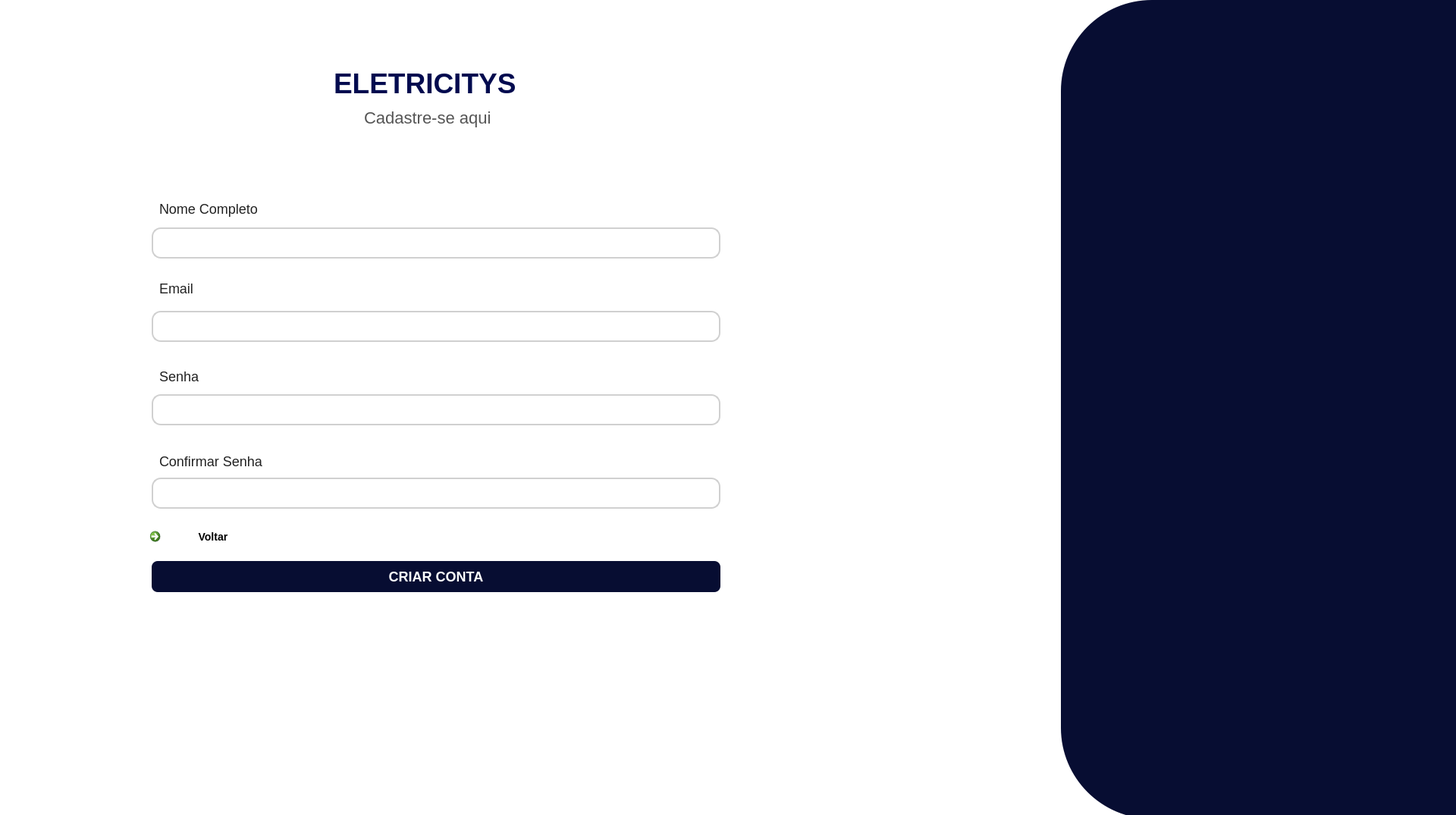
<?xml version="1.0" encoding="UTF-8"?>
<ui version="4.0">
 <class>Cadastro</class>
 <widget class="QDialog" name="Cadastro">
  <property name="geometry">
   <rect>
    <x>0</x>
    <y>0</y>
    <width>1920</width>
    <height>1075</height>
   </rect>
  </property>
  <property name="windowTitle">
   <string>Cadastro</string>
  </property>
  <property name="styleSheet">
   <string notr="true">
QDialog{background-color:white;}
QLineEdit{
border:2px solid #D0D0D0;
border-radius:12px;
padding-left:10px;
background:white;
font-size:11pt;
}
QLineEdit:focus{border:2px solid #020B4F;}
QPushButton{
background-color: rgb(7, 13, 50);
color:white;
border:none;
border-radius:12px;
font-size:12pt;
font-weight:bold;
}
   </string>
  </property>
  <widget class="QFrame" name="frame_direita">
   <property name="geometry">
    <rect>
     <x>1399</x>
     <y>0</y>
     <width>521</width>
     <height>1080</height>
    </rect>
   </property>
   <property name="styleSheet">
    <string notr="true">
background-color: rgb(7, 13, 50);
border-top-left-radius:120px;
border-bottom-left-radius:120px;
    </string>
   </property>
  </widget>
  <widget class="QLabel" name="lbl_titulo">
   <property name="geometry">
    <rect>
     <x>440</x>
     <y>80</y>
     <width>301</width>
     <height>60</height>
    </rect>
   </property>
   <property name="styleSheet">
    <string notr="true">color: #020B4F;
font-size: 28pt;
font-weight: bold;
background: transparent;
border: none;</string>
   </property>
   <property name="text">
    <string>ELETRICITYS</string>
   </property>
  </widget>
  <widget class="QLabel" name="lbl_subtitulo">
   <property name="geometry">
    <rect>
     <x>480</x>
     <y>140</y>
     <width>191</width>
     <height>30</height>
    </rect>
   </property>
   <property name="styleSheet">
    <string notr="true">color: #555555;
font-size: 22px;
background: transparent;
border: none;</string>
   </property>
   <property name="text">
    <string>Cadastre-se aqui</string>
   </property>
  </widget>
  <widget class="QLineEdit" name="linha_nome">
   <property name="geometry">
    <rect>
     <x>200</x>
     <y>300</y>
     <width>750</width>
     <height>41</height>
    </rect>
   </property>
  </widget>
  <widget class="QLineEdit" name="linha_email">
   <property name="geometry">
    <rect>
     <x>200</x>
     <y>410</y>
     <width>750</width>
     <height>41</height>
    </rect>
   </property>
  </widget>
  <widget class="QLineEdit" name="linha_senha">
   <property name="geometry">
    <rect>
     <x>200</x>
     <y>520</y>
     <width>750</width>
     <height>41</height>
    </rect>
   </property>
  </widget>
  <widget class="QLineEdit" name="linha_confirm">
   <property name="geometry">
    <rect>
     <x>200</x>
     <y>630</y>
     <width>750</width>
     <height>41</height>
    </rect>
   </property>
  </widget>
  <widget class="QPushButton" name="btn_criarc">
   <property name="geometry">
    <rect>
     <x>200</x>
     <y>740</y>
     <width>750</width>
     <height>41</height>
    </rect>
   </property>
   <property name="styleSheet">
    <string notr="true">border-radius: 10px;
background-color: rgb(7, 13, 50);
color: white;
border-radius: 8px;
font-family: 'Poppins';
font-weight: bold;
font-size: 18px;
width: 50px;
height: 50px;</string>
   </property>
   <property name="text">
    <string>CRIAR CONTA</string>
   </property>
   <property name="default">
    <bool>true</bool>
   </property>
  </widget>
  <widget class="QLabel" name="label">
   <property name="geometry">
    <rect>
     <x>210</x>
     <y>265</y>
     <width>151</width>
     <height>21</height>
    </rect>
   </property>
   <property name="styleSheet">
    <string notr="true">color: #222222;
font-size: 18px;
background: transparent;
border: none;</string>
   </property>
   <property name="text">
    <string>Nome Completo</string>
   </property>
  </widget>
  <widget class="QLabel" name="label_2">
   <property name="geometry">
    <rect>
     <x>210</x>
     <y>365</y>
     <width>71</width>
     <height>31</height>
    </rect>
   </property>
   <property name="styleSheet">
    <string notr="true">color: #222222;
font-size: 18px;
background: transparent;
border: none;</string>
   </property>
   <property name="text">
    <string>Email</string>
   </property>
  </widget>
  <widget class="QLabel" name="label_3">
   <property name="geometry">
    <rect>
     <x>210</x>
     <y>486</y>
     <width>71</width>
     <height>20</height>
    </rect>
   </property>
   <property name="styleSheet">
    <string notr="true">color: #222222;
font-size: 18px;
background: transparent;
border: none;</string>
   </property>
   <property name="text">
    <string>Senha</string>
   </property>
  </widget>
  <widget class="QLabel" name="label_4">
   <property name="geometry">
    <rect>
     <x>210</x>
     <y>600</y>
     <width>141</width>
     <height>16</height>
    </rect>
   </property>
   <property name="styleSheet">
    <string notr="true">color: #222222;
font-size: 18px;
background: transparent;
border: none;</string>
   </property>
   <property name="text">
    <string>Confirmar Senha</string>
   </property>
  </widget>
  <widget class="QCommandLinkButton" name="btn_voltar">
   <property name="geometry">
    <rect>
     <x>190</x>
     <y>690</y>
     <width>161</width>
     <height>41</height>
    </rect>
   </property>
   <property name="minimumSize">
    <size>
     <width>161</width>
     <height>0</height>
    </size>
   </property>
   <property name="cursor">
    <cursorShape>PointingHandCursor</cursorShape>
   </property>
   <property name="layoutDirection">
    <enum>Qt::LeftToRight</enum>
   </property>
   <property name="styleSheet">
    <string notr="true">font-family: 'Poppins';
font-weight: bold;
font-size: 14px;
color: black;
background-color: none;</string>
   </property>
   <property name="text">
    <string>           Voltar</string>
   </property>
   <property name="icon">
    <iconset theme="none">
     <normaloff>.</normaloff>.</iconset>
   </property>
   <property name="checkable">
    <bool>false</bool>
   </property>
   <property name="default">
    <bool>true</bool>
   </property>
  </widget>
 </widget>
 <tabstops>
  <tabstop>linha_nome</tabstop>
  <tabstop>linha_email</tabstop>
  <tabstop>linha_senha</tabstop>
  <tabstop>linha_confirm</tabstop>
  <tabstop>btn_voltar</tabstop>
  <tabstop>btn_criarc</tabstop>
 </tabstops>
 <resources/>
 <connections/>
</ui>
